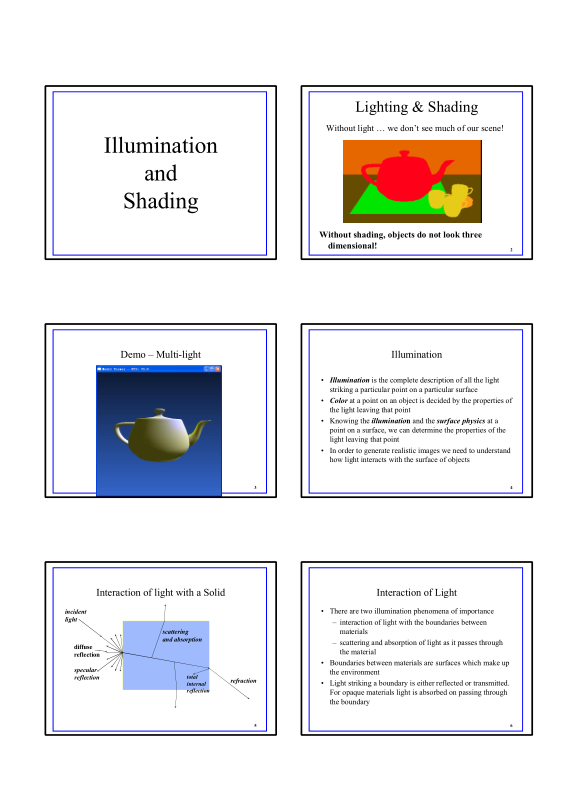
#> input picture images/test01.png, 579 x 799 px; its folder holds only this picture in this run
$ python pdfcrop.py
#> lines starting #> are read from the running program, lines starting #| are printed output that depends on the picture; after the words box and inside, x2 and y2 are one past the last pixel; in counts of white or black regions, pixels touching at a corner belong together
# USAGE: Put images in the "images" directory
# run the command "python pdfcrop.py"
# results will be in the "output" directory

import os
import numpy
import cv2


files_dir = "./images"
files = os.listdir(files_dir)
output_dir = "./output"

for image_filename in files:
    # detect edges
    image = cv2.imread(files_dir + "/" + image_filename)
#> image is the input picture: shape (799, 579, 3); mean B, G, R 235.9, 233.1, 233.6
    gray = cv2.cvtColor(image, cv2.COLOR_BGR2GRAY)
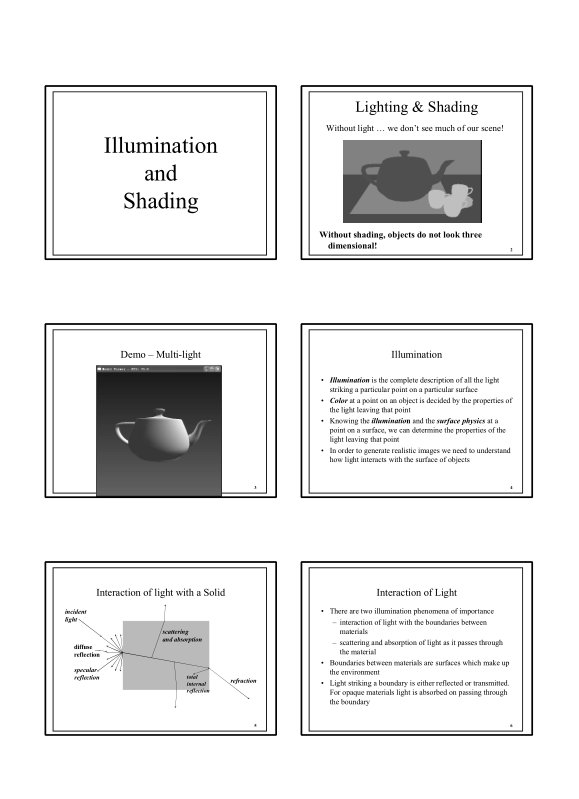
#> gray: shape (799, 579); min 0, max 255, mean 233.6
    gray = cv2.GaussianBlur(gray, (5, 5), 0)
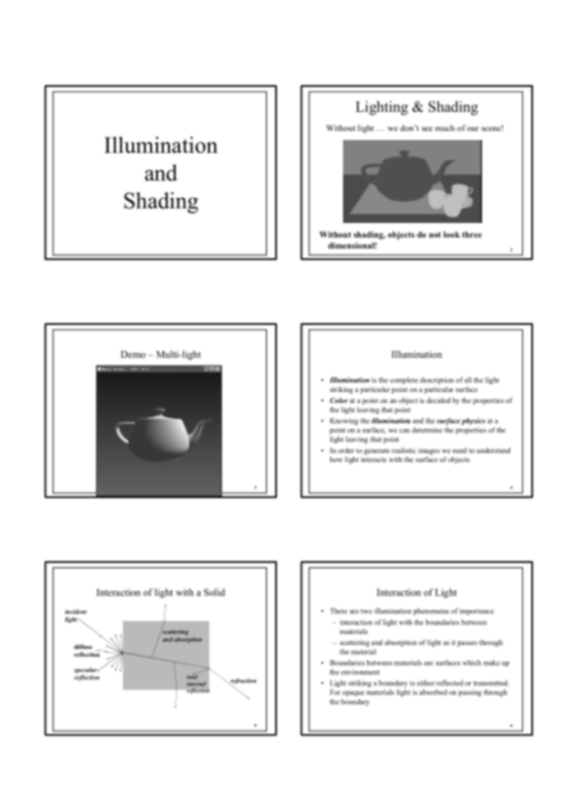
#> gray: shape (799, 579); min 26, max 255, mean 233.6
    edged = cv2.Canny(gray, 75, 200)
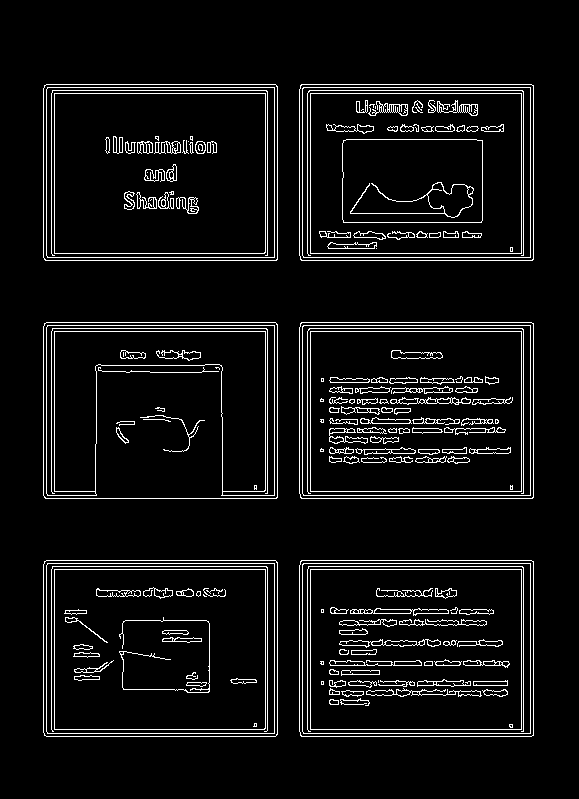
#> edged: shape (799, 579); 6.4% white in thin lines or dots, all inside (x1, y1, x2, y2) = (43, 84, 534, 737)

    # extract contours
    (cnts, _) = cv2.findContours(edged.copy(), cv2.RETR_LIST,
                             cv2.CHAIN_APPROX_SIMPLE)
#> cnts = 473 contours, 142 with area under 20; largest, box (x1, y1, x2, y2) and area: (43, 322, 278, 499) 41174, (43, 84, 278, 261) 41174, (299, 322, 534, 499) 41172, (299, 84, 534, 261) 41172, (299, 560, 534, 737) 41171
    cnts = sorted(cnts, key=cv2.contourArea, reverse=True)

    poly_contours = []
    for c in cnts[0:6]:
        peri = cv2.arcLength(c, True)
        approx = cv2.approxPolyDP(c, 0.02 * peri, True)

        if len(approx) == 4:
            poly_contours.append(approx)
#> this loop made 6 passes
#> (peri, approx) on passes 1 to 6: (815.9, [[44, 323], [45, 498], [277, 497], [275, 322]]), (815.9, [[44, 85], [45, 260], [277, 259], [275, 84]]), (816.5, [[300, 323], [301, 498], [533, 497], [533, 323]]), (816.5, [[300, 85], [301, 260], [533, 259], [533, 85]]), (816.5, [[300, 561], [301, 736], [533, 735], [533, 561]]), (815.3, [[44, 561], [44, 735], [277, 734], [275, 560]])
#> after the loop, poly_contours = 6 contours; box (x1, y1, x2, y2) and area: (300, 323, 534, 499) 40572, (300, 85, 534, 261) 40572, (300, 561, 534, 737) 40572, (44, 322, 278, 499) 40514, (44, 84, 278, 261) 40514, (44, 560, 278, 736) 40369

    # save results
    index = 0
    for contours in poly_contours:
        rect = cv2.boundingRect(contours)
        cv2.imwrite(output_dir + "/" + image_filename + "_" + str(index) + ".jpg",
                           image[rect[1]:rect[1]+rect[3], rect[0]:rect[0]+rect[2]])
        index += 1
#> this loop made 6 passes
#> (contours, rect) on passes 1 to 6: ([[44, 323], [45, 498], [277, 497], [275, 322]], (44, 322, 234, 177)), ([[44, 85], [45, 260], [277, 259], [275, 84]], (44, 84, 234, 177)), ([[300, 323], [301, 498], [533, 497], [533, 323]], (300, 323, 234, 176)), ([[300, 85], [301, 260], [533, 259], [533, 85]], (300, 85, 234, 176)), ([[300, 561], [301, 736], [533, 735], [533, 561]], (300, 561, 234, 176)), ([[44, 561], [44, 735], [277, 734], [275, 560]], (44, 560, 234, 176))
#> pass 1, `cv2.imwrite(output_dir + "/" + image_filename + "_" + str(index) + ".j..`:
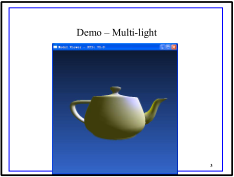
#> saved as test01.png_0.jpg: shape (177, 234, 3); mean B, G, R 193.4, 168.9, 157.3
#> pass 2, `cv2.imwrite(output_dir + "/" + image_filename + "_" + str(index) + ".j..`:
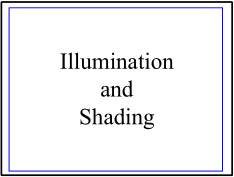
#> saved as test01.png_1.jpg: shape (177, 234, 3); mean B, G, R 240.2, 235.7, 235.7
#> after the loop, index = 6
